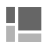

Write R code to recreate this figure.
source("visrutils.R")

# http://www.statmethods.net/advgraphs/mosaic.html

usePackage<-function (pkg) {if (!require(pkg, character.only = TRUE)) {install.packages(pkg, repos = "http://cran.us.r-project.org");require(pkg, character.only = TRUE)}}

usePackage("vcd")

visr.applyParameters()


if (input_main=="") input_main <- "Mosaic plot"

output_freqtable <- table(input_table[,input_columns])

print(capture.output(print(output_freqtable)),collapse='\n')

mosaic(output_freqtable,
       convars = input_convars,
       main = input_main,
       sub = input_sub,
       shade = input_shade,
       legend = input_legend)

output_freq <- as.data.frame(output_freqtable)
